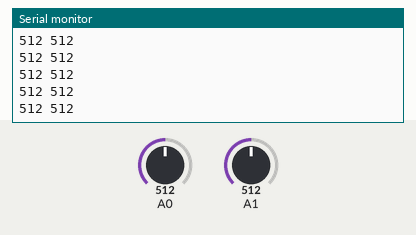
The sketch below on a simulated Arduino Uno, built with avr-gcc and run on an emulated ATmega328P. On the bench: the last lines printed to the serial monitor. The inputs (shaded band) are chosen by the test bench; at power-on: A0 = 512, A1 = 512.

Above: at 1.2 s.
1.3 s: A0 set to 988
At 2.2 s:
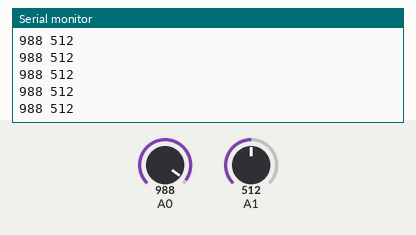
2.8 s: A0 set to 1008
At 3.4 s:
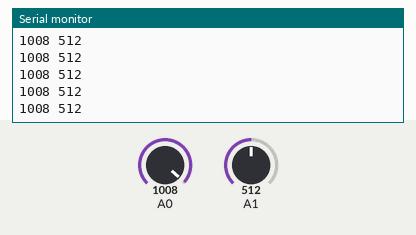
Timing chart, 0 to 5.8 s (numbered marks = the images above; inputs shaded):
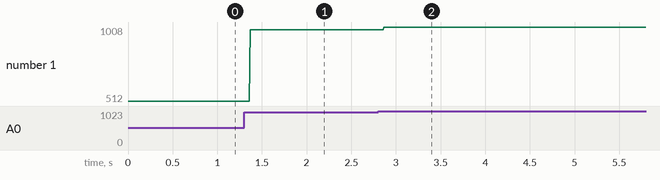

The sketch:

piezo_2_inputs.ino
```cpp
void setup()
{

  Serial.begin(9600);
}

void loop()
{
 Serial.print(analogRead(0));
 Serial.print(" ");
 Serial.println(analogRead(1));
  delay(5);
}
```

Measured:
- after the input at 1.3 s, the serial monitor: prints a new line after 0.07 s (image 1)
- after the input at 2.8 s, the serial monitor: prints a new line after 0.06 s (image 2)
- plotted number 1: 512 → 988 after the input at 1.3 s, 988 → 1008 after the input at 2.8 s
